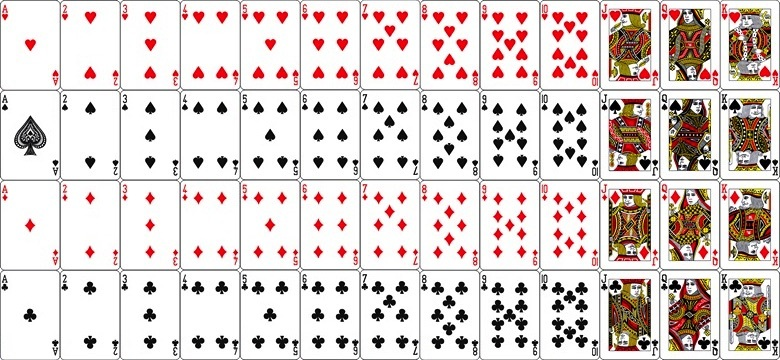
#> input picture cards.jpg, 780 x 360 px
$ python wL5M.py
#> lines starting #> are read from the running program, lines starting #| are printed output that depends on the picture
import requests
import cv2 as cv
import os
import matplotlib.pyplot as plt
import numpy as np
import random

card_images = []
cards = []
players = []
marks = ['ハート', 'スペード', 'ダイヤ', 'クローバー']
display_names = ['A', '2', '3', '4', '5', '6', '7', '8', '9', '10', 'J', 'Q', 'K']
numbers = [11, 2, 3, 4, 5, 6, 7, 8, 9, 10, 10, 10, 10]

def load_image():
  global card_images
  image_name = 'cards.jpg'
  vsplit_number = 4
  hsplit_number = 13

  if not os.path.isfile(image_name):
    response = requests.get('https://raw.githubusercontent.com/techgymjp/techgym_python/master/cards.jpg', allow_redirects=False)
    with open(image_name, 'wb') as image:
      image.write(response.content)

  img = cv.imread('./cards.jpg')
#> img is the input picture: shape (360, 780, 3); mean B, G, R 206.2, 208.8, 219.7
  img = cv.cvtColor(img, cv.COLOR_BGR2RGB)

  h, w = img.shape[:2]
#> h = 360; w = 780
  crop_img = img[:h // vsplit_number * vsplit_number, :w // hsplit_number * hsplit_number]

  card_images = []
  for h_image in np.vsplit(crop_img, vsplit_number):
    for v_image in np.hsplit(h_image, hsplit_number):
      card_images.append(v_image)
#> this loop made 4 passes
#> after the loop, card_images = 52 items
  card_images = np.array(card_images)

class Card:
  def __init__(self, mark, display_name, number, image):
    self.mark = mark
    self.display_name = display_name
    self.number = number
    self.image = image
    self.is_dealt = False

class Player:
  def __init__(self, name):
    self.name = name
    self.cards = []
    self.total_number = 0

class Human(Player):
  def __init__(self, name, coin):
    super().__init__(name)
    self.coin = coin
    self.bet_coin = 0

  def show_coin(self):
    print(f"現在の持ちコインは {self.coin}コインです")

  def set_bet_coin(self, coin):
    self.bet_coin = coin
    self.coin -= coin
    print(f"BETしたコインは {self.bet_coin}コインです")

  def add_coin(self):
    get_coin = self.bet_coin * 2
    self.coin += get_coin

class Computer(Player):
  def __init__(self, name):
    super().__init__(name)

def initialize():
  for card in cards:
    card.is_dealt = False
  for player in players:
    player.cards = []
    player.total_number = 0

def create_cards():
  global cards
  for i, mark in enumerate(marks):
    for j, number in enumerate(numbers):
      cards.append( Card(mark, display_names[j], number, card_images[i*len(numbers)+j]) )
#> this loop made 4 passes
#> pass 1, in __init__ (call 4), `self.image = image`:
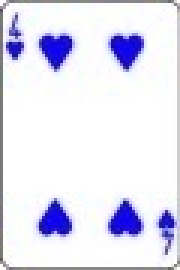
#> self.image: shape (90, 60, 3) (shown 3 times larger); mean of channels 0, 1, 2 243.5, 227.5, 228.1; drawn as B, G, R
#> after the loop, cards = 52 items
#> the loop in initialize, `for card in cards:` made 52 passes

def show_cards(cards):
  for i, card in enumerate(cards):
    print(f"{card.mark}{card.display_name}")
    plt.subplot(1, 6, i + 1)
    plt.axis('off')
    plt.imshow(card.image)
  plt.show()

def deal_card(player):
  card_number = random.randint( 0, len(marks) * len(numbers) - 1 )
  while cards[card_number].is_dealt:
    card_number = random.randint( 0, len(marks) * len(numbers) - 1 )
#> this loop made 0 passes
  player.cards.append( cards[card_number] )
  player.total_number += cards[card_number].number
#> player.total_number = 10
  calc_ace(player)
  cards[card_number].is_dealt = True

def calc_ace(player):
  for card in player.cards:
    if player.total_number >= 22:
      if card.number == 11:
        player.total_number -= 10
        card.number = 1
#> this loop made 1 pass
#> after the loop, card.number = 10; player.total_number = 10
#> the loop in calc_ace (call 2), `for card in player.cards:` made 1 pass

def win():
  show_result('win')
#> the loop in initialize (call 2), `for card in cards:` made 52 passes

def lose():
  show_result('lose')

def choice():
  message = 'ヒット[1] or スタンド[2]'
  choice_key = input(message)
#> the answer given: 1
  while not enable_choice(choice_key):
    choice_key = input(message)
  return int(choice_key)

def enable_choice(string):
  if string.isdigit():
    number = int(string)
    if number >= 1 and number <= 2:
      return True
    else:
      return False

def play_once():
  initialize()
  players[0].set_bet_coin(100)
  deal_card( players[0] )
  deal_card( players[1] )
  deal_card( players[0] )
  show_cards( players[0].cards )
  if is_blackjack():
    win()
  else:
    choice_key = choice()
    if choice_key == 1:
      hit()
    elif choice_key == 2:
      stand()

def is_blackjack():
  if(players[0].total_number == 21):
    return True
  else:
    return False

def is_burst(player):
  if(player.total_number >= 22):
    return True
  else:
    return False

def hit():
  deal_card( players[0] )
  show_cards( players[0].cards )
  if is_blackjack():
    win()
  elif is_burst(players[0]):
    lose()
  else:
    choice_key = choice()
#> the answer given: 1
    if choice_key == 1:
      hit()
    elif choice_key == 2:
      stand()

def stand():
  deal_card( players[1] )
  if is_burst(players[1]):
    win()
  else:
    if players[1].total_number < 17:
      stand()
    else:
      result = judge()
      show_result(result)

def judge():
  diff = players[0].total_number - players[1].total_number
  if diff == 0:
    result = 'draw'
  elif diff >= 1:
    result = 'win'
  else:
    result = 'lose'
  return result

def show_result(result):
  for player in players:
    print(f"{player.name}のカードは")
    show_cards( player.cards )

  if result == 'draw':
    print('引き分け')
  elif result == 'win':
    print(f"{players[0].name}の勝ち")
    players[0].add_coin()
  else:
    print(f"{players[1].name}の勝ち")

  players[0].show_coin()
  if players[0].coin > 0:
    play_once()
#> the answer given: 1
#> in show_cards (call 13), `plt.show()`:
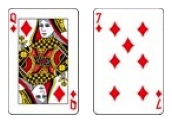
#> figure drawn by matplotlib, 2 panels
#> the answer given: 1
#> in show_cards (call 17), `plt.show()`:
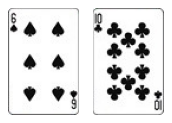
#> figure drawn by matplotlib, 2 panels
#> the answer given: 1
#> in show_cards (call 18), `plt.show()`:
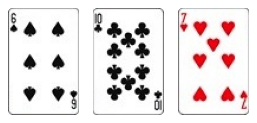
#> figure drawn by matplotlib, 3 panels
#> the loop in show_result (call 5), `for player in players:` made 2 passes
#> pass 2, in show_cards (call 20), `plt.show()`:
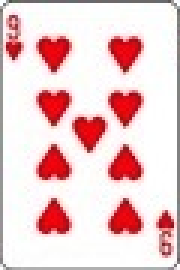
#> shown: shape (90, 60, 3) (shown 3 times larger); mean R, G, B 237.8, 204.6, 206.1
#> in show_cards (call 21), `plt.show()`:
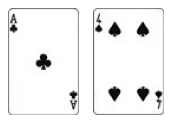
#> figure drawn by matplotlib, 2 panels
#> the answer given: 1
#> in show_cards (call 22), `plt.show()`:
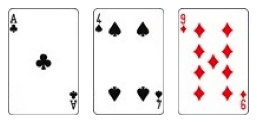
#> figure drawn by matplotlib, 3 panels

def play():
  load_image()
  create_cards()
  players.append( Human('自分', 500) )
  players.append( Computer('コンピューター') )

  players[0].show_coin()
  play_once()

#> (the run stopped early here; a loop or call above may not have finished)
